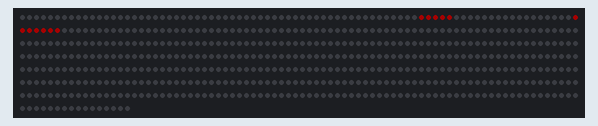
Simulated run of this sketch. Board: ESP32. Shown: 576 RGB LEDs in strip order, left to right, continuing on the next row. Dim RGB values are drawn brighter than linear.

Above: at 1.5 s.
At 5.24 s:
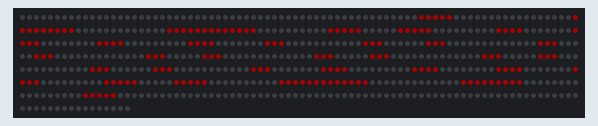
At 9.3 s:
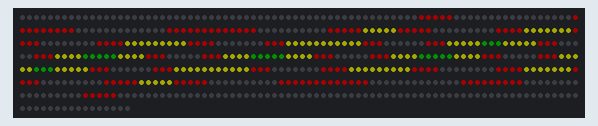
At 18.7 s:
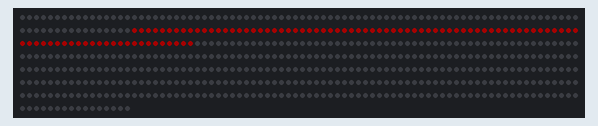
At 23.7 s:
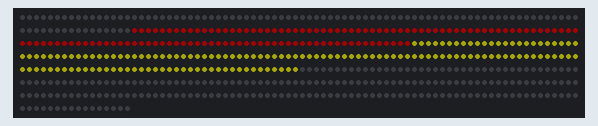
At 28.4 s:
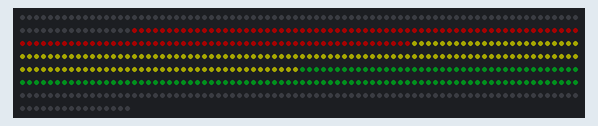

The sketch:

MATRIZ_RGB_ESP32WROOM.ino
```cpp
#include <FastLED.h>
#include "escarapela.h"
#include "bandera.h"
#include "escudo.h"
#include "mensaje1.h"
#include "mensaje2.h"
#include <pgmspace.h>

#define LED_PIN     2      // Pin de datos GPIO_2
#define NUM_LEDS    576    // 24x24 = 576 LEDs
#define BRIGHTNESS  40    // Brillo (0-255)

CRGB leds[NUM_LEDS];

// Colores escarapela (en formato 0xRRGGBB)
const uint32_t COLOR_ROJO = 0x00FF0000;
const uint32_t COLOR_AMARILLO = 0x00FFFF00;
const uint32_t COLOR_VERDE = 0x00006000;

void setup() {
  FastLED.addLeds<WS2812B, LED_PIN, GRB>(leds, NUM_LEDS);
  FastLED.setBrightness(BRIGHTNESS);
  Serial.begin(115200);
  FastLED.clear();
  FastLED.show();
  delay(500);
}

void loop() {
  // SECUENCIA COMPLETA

  // 1. ESCARAPELA - Animación por colores y parpadeo 3 veces
  mostrarEscarapela();

  // 2. BANDERA - Animación por colores y parpadeo 3 veces
  mostrarBandera();

  // 3. MENSAJE - 200 Años
  mostraMensaje_1();

  // 4. ESCUDO - Solo parpadeo 4 veces
  mostrarEscudo();

  // 5. MENSAJE - Scroll de abajo hacia arriba 3 veces
  mostrarMensaje_2();

  // Pausa antes de repetir todo el ciclo
  delay(2000);
}

// ===== FUNCIONES PARA ESCARAPELA =====
void mostrarEscarapela() {
  // Apagar todos los LEDs
  FastLED.clear();
  FastLED.show();
  delay(500);

  // Animación por colores
  animarColor(ledarray0, COLOR_ROJO, 10);
  animarColor(ledarray0, COLOR_AMARILLO, 10);
  animarColor(ledarray0, COLOR_VERDE, 10);

  // Parpadeo 3 veces
  parpadearImagen(ledarray0, 3, 1000);   //parpadearImagen(ledarray0, veces_parpadeo, duracion);
}

// ===== FUNCIONES PARA BANDERA =====
void mostrarBandera() {
  // Apagar todos los LEDs
  FastLED.clear();
  FastLED.show();
  delay(500);

  // Animación por colores de la bandera
  animarColor(ledarray1, COLOR_ROJO, 10);   //animarColor(ledarray1, COLOR_ROJO, velocidad);
  animarColor(ledarray1, COLOR_AMARILLO, 10);
  animarColor(ledarray1, COLOR_VERDE, 10);

  // Parpadeo 3 veces
  parpadearImagen(ledarray1, 3, 1000);
}

// ===== FUNCIONES PARA ESCUDO =====
void mostrarEscudo() {
  // Apagar todos los LEDs
  FastLED.clear();
  FastLED.show();
  delay(500);

  // Solo parpadeo 4 veces
  parpadearImagen(ledarray2, 6, 1000);
}

// ===== FUNCIONES PARA MENSAJE 200 AÑOS =====
void mostraMensaje_1(){
  //Apagar todos los LEDs
  FastLED.clear();
  FastLED.show();
  delay(500);

  //Scroll de arriba hacia abajo 3 veces
  scrollMensaje(ledarray4,4); //scrollMensaje(ARRAY_MENSAJE,veces)
}

// ===== FUNCIONES PARA MENSAJE ELT-ETN =====
void mostrarMensaje_2() {
  // Apagar todos los LEDs
  FastLED.clear();
  FastLED.show();
  delay(500);

  // Scroll de arriba hacia abajo 5 veces
  scrollMensaje(ledarray3,5);   //scrollMensaje(ARRAY_MENSAJE,veces)
}

// ===== FUNCIONES AUXILIARES =====

// Función optimizada para animar por colores
void animarColor(const uint32_t* array, uint32_t colorObjetivo, int velocidad) {
  for (int i = 0; i < NUM_LEDS; i++) {
    uint32_t colorPixel = array[i];
    if (colorPixel == colorObjetivo) {
      leds[i] = CRGB((colorPixel >> 16) & 0xFF, (colorPixel >> 8) & 0xFF, colorPixel & 0xFF);
      FastLED.show();
      delay(velocidad);
    }
  }
  delay(300); // Pausa corta al terminar cada color
}

// Parpadea la imagen completa n veces
void parpadearImagen(const uint32_t* array, int veces, int duracion) {
  for (int v = 0; v < veces; v++) {
    // Encender la imagen
    for (int i = 0; i < NUM_LEDS; i++) {
      uint32_t colorPixel = array[i];
      leds[i] = CRGB((colorPixel >> 16) & 0xFF, (colorPixel >> 8) & 0xFF, colorPixel & 0xFF);
    }
    FastLED.show();
    delay(duracion);
    // Apagar
    FastLED.clear();
    FastLED.show();
    delay(duracion);
  }
}

// Scroll del mensaje de arriba hacia abajo
void scrollMensaje(const uint32_t* array, int veces) {
  const int ANCHO = 24; // Ancho de la matriz
  const int ALTO = 24;  // Alto de la matriz

  for (int ciclo = 0; ciclo < veces; ciclo++) {
    // Scroll de arriba hacia abajo
    for (int offset = 0; offset < ALTO; offset++) {
      FastLED.clear();

      // Copiar el mensaje con offset en filas
      for (int fila = 0; fila < ALTO; fila++) {
        for (int col = 0; col < ANCHO; col++) {
          int posOriginal = fila * ANCHO + col;
          // Cambia el sentido del offset: de arriba hacia abajo
          int posDestino = ((fila - offset + ALTO) % ALTO) * ANCHO + col;

          if (posDestino < NUM_LEDS) {
            uint32_t colorPixel = array[posOriginal];
            leds[posDestino] = CRGB((colorPixel >> 16) & 0xFF, (colorPixel >> 8) & 0xFF, colorPixel & 0xFF);
          }
        }
      }

      FastLED.show();
      delay(100); // Velocidad del scroll
    }
  }
}
```

bandera.h
```cpp
#ifndef BANDERA_H
#define BANDERA_H

#include <stdint.h>

const uint32_t ledarray1[] = {
0x00000000, 0x00000000, 0x00000000, 0x00000000, 0x00000000, 0x00000000, 0x00000000, 0x00000000, 0x00000000, 0x00000000, 0x00000000, 0x00000000, 0x00000000, 0x00000000, 0x00000000, 0x00000000, 0x00000000, 0x00000000, 0x00000000, 0x00000000, 0x00000000, 0x00000000, 0x00000000, 0x00000000,
0x00000000, 0x00000000, 0x00000000, 0x00000000, 0x00000000, 0x00000000, 0x00000000, 0x00000000, 0x00000000, 0x00000000, 0x00000000, 0x00000000, 0x00000000, 0x00000000, 0x00000000, 0x00000000, 0x00000000, 0x00000000, 0x00000000, 0x00000000, 0x00000000, 0x00000000, 0x00000000, 0x00000000,
0x00000000, 0x00000000, 0x00000000, 0x00000000, 0x00000000, 0x00000000, 0x00000000, 0x00000000, 0x00000000, 0x00000000, 0x00000000, 0x00000000, 0x00000000, 0x00000000, 0x00000000, 0x00000000, 0x00000000, 0x00000000, 0x00000000, 0x00000000, 0x00000000, 0x00000000, 0x00000000, 0x00000000,
0x00000000, 0x00000000, 0x00000000, 0x00000000, 0x00000000, 0x00000000, 0x00000000, 0x00000000, 0x00000000, 0x00000000, 0x00000000, 0x00000000, 0x00000000, 0x00000000, 0x00000000, 0x00000000, 0x00000000, 0x00000000, 0x00000000, 0x00000000, 0x00000000, 0x00000000, 0x00000000, 0x00000000,
0x00FF0000, 0x00FF0000, 0x00FF0000, 0x00FF0000, 0x00FF0000, 0x00FF0000, 0x00FF0000, 0x00FF0000, 0x00FF0000, 0x00FF0000, 0x00FF0000, 0x00FF0000, 0x00FF0000, 0x00FF0000, 0x00FF0000, 0x00FF0000, 0x00FF0000, 0x00FF0000, 0x00FF0000, 0x00FF0000, 0x00FF0000, 0x00FF0000, 0x00FF0000, 0x00FF0000,
0x00FF0000, 0x00FF0000, 0x00FF0000, 0x00FF0000, 0x00FF0000, 0x00FF0000, 0x00FF0000, 0x00FF0000, 0x00FF0000, 0x00FF0000, 0x00FF0000, 0x00FF0000, 0x00FF0000, 0x00FF0000, 0x00FF0000, 0x00FF0000, 0x00FF0000, 0x00FF0000, 0x00FF0000, 0x00FF0000, 0x00FF0000, 0x00FF0000, 0x00FF0000, 0x00FF0000,
0x00FF0000, 0x00FF0000, 0x00FF0000, 0x00FF0000, 0x00FF0000, 0x00FF0000, 0x00FF0000, 0x00FF0000, 0x00FF0000, 0x00FF0000, 0x00FF0000, 0x00FF0000, 0x00FF0000, 0x00FF0000, 0x00FF0000, 0x00FF0000, 0x00FF0000, 0x00FF0000, 0x00FF0000, 0x00FF0000, 0x00FF0000, 0x00FF0000, 0x00FF0000, 0x00FF0000,
0x00FF0000, 0x00FF0000, 0x00FF0000, 0x00FF0000, 0x00FF0000, 0x00FF0000, 0x00FF0000, 0x00FF0000, 0x00FF0000, 0x00FF0000, 0x00FF0000, 0x00FF0000, 0x00FF0000, 0x00FF0000, 0x00FF0000, 0x00FF0000, 0x00FF0000, 0x00FF0000, 0x00FF0000, 0x00FF0000, 0x00FF0000, 0x00FF0000, 0x00FF0000, 0x00FF0000,
0x00FF0000, 0x00FF0000, 0x00FF0000, 0x00FF0000, 0x00FF0000, 0x00FF0000, 0x00FF0000, 0x00FF0000, 0x00FF0000, 0x00FF0000, 0x00FF0000, 0x00FF0000, 0x00FF0000, 0x00FF0000, 0x00FF0000, 0x00FF0000, 0x00FF0000, 0x00FF0000, 0x00FF0000, 0x00FF0000, 0x00FF0000, 0x00FF0000, 0x00FF0000, 0x00FF0000,
0x00FFFF00, 0x00FFFF00, 0x00FFFF00, 0x00FFFF00, 0x00FFFF00, 0x00FFFF00, 0x00FFFF00, 0x00FFFF00, 0x00FFFF00, 0x00FFFF00, 0x00FFFF00, 0x00FFFF00, 0x00FFFF00, 0x00FFFF00, 0x00FFFF00, 0x00FFFF00, 0x00FFFF00, 0x00FFFF00, 0x00FFFF00, 0x00FFFF00, 0x00FFFF00, 0x00FFFF00, 0x00FFFF00, 0x00FFFF00,
0x00FFFF00, 0x00FFFF00, 0x00FFFF00, 0x00FFFF00, 0x00FFFF00, 0x00FFFF00, 0x00FFFF00, 0x00FFFF00, 0x00FFFF00, 0x00FFFF00, 0x00FFFF00, 0x00FFFF00, 0x00FFFF00, 0x00FFFF00, 0x00FFFF00, 0x00FFFF00, 0x00FFFF00, 0x00FFFF00, 0x00FFFF00, 0x00FFFF00, 0x00FFFF00, 0x00FFFF00, 0x00FFFF00, 0x00FFFF00,
0x00FFFF00, 0x00FFFF00, 0x00FFFF00, 0x00FFFF00, 0x00FFFF00, 0x00FFFF00, 0x00FFFF00, 0x00FFFF00, 0x00FFFF00, 0x00FFFF00, 0x00FFFF00, 0x00FFFF00, 0x00FFFF00, 0x00FFFF00, 0x00FFFF00, 0x00FFFF00, 0x00FFFF00, 0x00FFFF00, 0x00FFFF00, 0x00FFFF00, 0x00FFFF00, 0x00FFFF00, 0x00FFFF00, 0x00FFFF00,
0x00FFFF00, 0x00FFFF00, 0x00FFFF00, 0x00FFFF00, 0x00FFFF00, 0x00FFFF00, 0x00FFFF00, 0x00FFFF00, 0x00FFFF00, 0x00FFFF00, 0x00FFFF00, 0x00FFFF00, 0x00FFFF00, 0x00FFFF00, 0x00FFFF00, 0x00FFFF00, 0x00FFFF00, 0x00FFFF00, 0x00FFFF00, 0x00FFFF00, 0x00FFFF00, 0x00FFFF00, 0x00FFFF00, 0x00FFFF00,
0x00FFFF00, 0x00FFFF00, 0x00FFFF00, 0x00FFFF00, 0x00FFFF00, 0x00FFFF00, 0x00FFFF00, 0x00FFFF00, 0x00FFFF00, 0x00FFFF00, 0x00FFFF00, 0x00FFFF00, 0x00FFFF00, 0x00FFFF00, 0x00FFFF00, 0x00FFFF00, 0x00FFFF00, 0x00FFFF00, 0x00FFFF00, 0x00FFFF00, 0x00FFFF00, 0x00FFFF00, 0x00FFFF00, 0x00FFFF00,
0x00FFFF00, 0x00FFFF00, 0x00FFFF00, 0x00FFFF00, 0x00FFFF00, 0x00FFFF00, 0x00FFFF00, 0x00FFFF00, 0x00FFFF00, 0x00FFFF00, 0x00FFFF00, 0x00FFFF00, 0x00FFFF00, 0x00FFFF00, 0x00FFFF00, 0x00FFFF00, 0x00FFFF00, 0x00FFFF00, 0x00FFFF00, 0x00FFFF00, 0x00FFFF00, 0x00FFFF00, 0x00FFFF00, 0x00FFFF00,
0x00006018, 0x00006018, 0x00006018, 0x00006018, 0x00006018, 0x00006018, 0x00006018, 0x00006018, 0x00006018, 0x00006018, 0x00006018, 0x00006018, 0x00006018, 0x00006018, 0x00006018, 0x00006018, 0x00006018, 0x00006018, 0x00006018, 0x00006018, 0x00006018, 0x00006018, 0x00006018, 0x00006018,
0x00006018, 0x00006018, 0x00006018, 0x00006018, 0x00006018, 0x00006018, 0x00006018, 0x00006018, 0x00006018, 0x00006018, 0x00006018, 0x00006018, 0x00006018, 0x00006018, 0x00006018, 0x00006018, 0x00006018, 0x00006018, 0x00006018, 0x00006018, 0x00006018, 0x00006018, 0x00006018, 0x00006018,
0x00006018, 0x00006018, 0x00006018, 0x00006018, 0x00006018, 0x00006018, 0x00006018, 0x00006018, 0x00006018, 0x00006018, 0x00006018, 0x00006018, 0x00006018, 0x00006018, 0x00006018, 0x00006018, 0x00006018, 0x00006018, 0x00006018, 0x00006018, 0x00006018, 0x00006018, 0x00006018, 0x00006018,
0x00006018, 0x00006018, 0x00006018, 0x00006018, 0x00006018, 0x00006018, 0x00006018, 0x00006018, 0x00006018, 0x00006018, 0x00006018, 0x00006018, 0x00006018, 0x00006018, 0x00006018, 0x00006018, 0x00006018, 0x00006018, 0x00006018, 0x00006018, 0x00006018, 0x00006018, 0x00006018, 0x00006018,
0x00006018, 0x00006018, 0x00006018, 0x00006018, 0x00006018, 0x00006018, 0x00006018, 0x00006018, 0x00006018, 0x00006018, 0x00006018, 0x00006018, 0x00006018, 0x00006018, 0x00006018, 0x00006018, 0x00006018, 0x00006018, 0x00006018, 0x00006018, 0x00006018, 0x00006018, 0x00006018, 0x00006018,
0x00000000, 0x00000000, 0x00000000, 0x00000000, 0x00000000, 0x00000000, 0x00000000, 0x00000000, 0x00000000, 0x00000000, 0x00000000, 0x00000000, 0x00000000, 0x00000000, 0x00000000, 0x00000000, 0x00000000, 0x00000000, 0x00000000, 0x00000000, 0x00000000, 0x00000000, 0x00000000, 0x00000000,
0x00000000, 0x00000000, 0x00000000, 0x00000000, 0x00000000, 0x00000000, 0x00000000, 0x00000000, 0x00000000, 0x00000000, 0x00000000, 0x00000000, 0x00000000, 0x00000000, 0x00000000, 0x00000000, 0x00000000, 0x00000000, 0x00000000, 0x00000000, 0x00000000, 0x00000000, 0x00000000, 0x00000000,
0x00000000, 0x00000000, 0x00000000, 0x00000000, 0x00000000, 0x00000000, 0x00000000, 0x00000000, 0x00000000, 0x00000000, 0x00000000, 0x00000000, 0x00000000, 0x00000000, 0x00000000, 0x00000000, 0x00000000, 0x00000000, 0x00000000, 0x00000000, 0x00000000, 0x00000000, 0x00000000, 0x00000000,
0x00000000, 0x00000000, 0x00000000, 0x00000000, 0x00000000, 0x00000000, 0x00000000, 0x00000000, 0x00000000, 0x00000000, 0x00000000, 0x00000000, 0x00000000, 0x00000000, 0x00000000, 0x00000000, 0x00000000, 0x00000000, 0x00000000, 0x00000000, 0x00000000, 0x00000000, 0x00000000, 0x00000000,
};


#endif
```

Source omitted: escarapela.h (7044 bytes), escudo.h (7035 bytes), mensaje1.h (7037 bytes), mensaje2.h (7040 bytes)

Measured:
- what the display in image 2 shows lasts 1.3 s, from 9.2 s to 10.5 s
- what the display in image 4 shows lasts 0.7 s, from 23.6 s to 24.3 s
- what the display in image 5 shows lasts 1.0 s, from 28.3 s to 29.3 s
